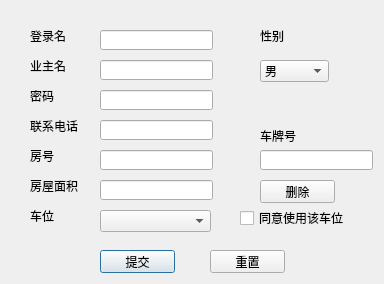
<?xml version="1.0" encoding="UTF-8"?>
<ui version="4.0">
 <class>AddOwnerDialog</class>
 <widget class="QDialog" name="AddOwnerDialog">
  <property name="geometry">
   <rect>
    <x>0</x>
    <y>0</y>
    <width>384</width>
    <height>284</height>
   </rect>
  </property>
  <property name="windowTitle">
   <string>业主登记</string>
  </property>
  <widget class="QLabel" name="txtOwUid">
   <property name="geometry">
    <rect>
     <x>30</x>
     <y>30</y>
     <width>54</width>
     <height>12</height>
    </rect>
   </property>
   <property name="text">
    <string>登录名</string>
   </property>
  </widget>
  <widget class="QLabel" name="txtOwName">
   <property name="geometry">
    <rect>
     <x>30</x>
     <y>60</y>
     <width>54</width>
     <height>12</height>
    </rect>
   </property>
   <property name="text">
    <string>业主名</string>
   </property>
  </widget>
  <widget class="QLabel" name="txtOwPassword">
   <property name="geometry">
    <rect>
     <x>30</x>
     <y>90</y>
     <width>54</width>
     <height>12</height>
    </rect>
   </property>
   <property name="text">
    <string>密码</string>
   </property>
  </widget>
  <widget class="QLabel" name="txtOwSex">
   <property name="geometry">
    <rect>
     <x>260</x>
     <y>30</y>
     <width>54</width>
     <height>12</height>
    </rect>
   </property>
   <property name="text">
    <string>性别</string>
   </property>
  </widget>
  <widget class="QLabel" name="txtOwHouseId">
   <property name="geometry">
    <rect>
     <x>30</x>
     <y>150</y>
     <width>54</width>
     <height>12</height>
    </rect>
   </property>
   <property name="text">
    <string>房号</string>
   </property>
  </widget>
  <widget class="QLabel" name="txtOwHouseArea">
   <property name="geometry">
    <rect>
     <x>30</x>
     <y>180</y>
     <width>54</width>
     <height>12</height>
    </rect>
   </property>
   <property name="text">
    <string>房屋面积</string>
   </property>
  </widget>
  <widget class="QLineEdit" name="edtOwUid">
   <property name="geometry">
    <rect>
     <x>100</x>
     <y>30</y>
     <width>113</width>
     <height>20</height>
    </rect>
   </property>
  </widget>
  <widget class="QLineEdit" name="edtOwName">
   <property name="geometry">
    <rect>
     <x>100</x>
     <y>60</y>
     <width>113</width>
     <height>20</height>
    </rect>
   </property>
  </widget>
  <widget class="QLineEdit" name="edtOwPassword">
   <property name="geometry">
    <rect>
     <x>100</x>
     <y>90</y>
     <width>113</width>
     <height>20</height>
    </rect>
   </property>
  </widget>
  <widget class="QLineEdit" name="edtOwHouseId">
   <property name="geometry">
    <rect>
     <x>100</x>
     <y>150</y>
     <width>113</width>
     <height>20</height>
    </rect>
   </property>
  </widget>
  <widget class="QLineEdit" name="edtOwHouseArea">
   <property name="geometry">
    <rect>
     <x>100</x>
     <y>180</y>
     <width>113</width>
     <height>20</height>
    </rect>
   </property>
  </widget>
  <widget class="QComboBox" name="boxOwSex">
   <property name="geometry">
    <rect>
     <x>260</x>
     <y>60</y>
     <width>69</width>
     <height>22</height>
    </rect>
   </property>
   <item>
    <property name="text">
     <string>男</string>
    </property>
   </item>
   <item>
    <property name="text">
     <string>女</string>
    </property>
   </item>
  </widget>
  <widget class="QPushButton" name="btnSubmit">
   <property name="geometry">
    <rect>
     <x>100</x>
     <y>250</y>
     <width>75</width>
     <height>23</height>
    </rect>
   </property>
   <property name="text">
    <string>提交</string>
   </property>
  </widget>
  <widget class="QPushButton" name="btnReset">
   <property name="geometry">
    <rect>
     <x>210</x>
     <y>250</y>
     <width>75</width>
     <height>23</height>
    </rect>
   </property>
   <property name="text">
    <string>重置</string>
   </property>
  </widget>
  <widget class="QPushButton" name="btnDelete">
   <property name="geometry">
    <rect>
     <x>260</x>
     <y>180</y>
     <width>75</width>
     <height>23</height>
    </rect>
   </property>
   <property name="text">
    <string>删除</string>
   </property>
  </widget>
  <widget class="QLabel" name="txtCar">
   <property name="geometry">
    <rect>
     <x>30</x>
     <y>210</y>
     <width>54</width>
     <height>12</height>
    </rect>
   </property>
   <property name="text">
    <string>车位</string>
   </property>
  </widget>
  <widget class="QCheckBox" name="checkCar">
   <property name="geometry">
    <rect>
     <x>240</x>
     <y>210</y>
     <width>111</width>
     <height>16</height>
    </rect>
   </property>
   <property name="text">
    <string>同意使用该车位</string>
   </property>
  </widget>
  <widget class="QComboBox" name="boxCar">
   <property name="geometry">
    <rect>
     <x>100</x>
     <y>210</y>
     <width>111</width>
     <height>22</height>
    </rect>
   </property>
  </widget>
  <widget class="QLabel" name="label">
   <property name="geometry">
    <rect>
     <x>260</x>
     <y>130</y>
     <width>54</width>
     <height>12</height>
    </rect>
   </property>
   <property name="text">
    <string>车牌号</string>
   </property>
  </widget>
  <widget class="QLineEdit" name="edtCarId">
   <property name="geometry">
    <rect>
     <x>260</x>
     <y>150</y>
     <width>113</width>
     <height>20</height>
    </rect>
   </property>
  </widget>
  <widget class="QLabel" name="txtTele">
   <property name="geometry">
    <rect>
     <x>30</x>
     <y>120</y>
     <width>54</width>
     <height>12</height>
    </rect>
   </property>
   <property name="text">
    <string>联系电话</string>
   </property>
  </widget>
  <widget class="QLineEdit" name="edtTele">
   <property name="geometry">
    <rect>
     <x>100</x>
     <y>120</y>
     <width>113</width>
     <height>20</height>
    </rect>
   </property>
  </widget>
 </widget>
 <tabstops>
  <tabstop>edtOwUid</tabstop>
  <tabstop>edtOwName</tabstop>
  <tabstop>edtOwPassword</tabstop>
  <tabstop>edtOwHouseId</tabstop>
  <tabstop>edtOwHouseArea</tabstop>
  <tabstop>boxOwSex</tabstop>
  <tabstop>btnSubmit</tabstop>
  <tabstop>btnReset</tabstop>
  <tabstop>btnDelete</tabstop>
 </tabstops>
 <resources/>
 <connections>
  <connection>
   <sender>btnSubmit</sender>
   <signal>clicked()</signal>
   <receiver>AddOwnerDialog</receiver>
   <slot>submit()</slot>
   <hints>
    <hint type="sourcelabel">
     <x>147</x>
     <y>201</y>
    </hint>
    <hint type="destinationlabel">
     <x>183</x>
     <y>114</y>
    </hint>
   </hints>
  </connection>
  <connection>
   <sender>btnReset</sender>
   <signal>clicked()</signal>
   <receiver>AddOwnerDialog</receiver>
   <slot>reset()</slot>
   <hints>
    <hint type="sourcelabel">
     <x>247</x>
     <y>201</y>
    </hint>
    <hint type="destinationlabel">
     <x>183</x>
     <y>114</y>
    </hint>
   </hints>
  </connection>
  <connection>
   <sender>btnDelete</sender>
   <signal>clicked()</signal>
   <receiver>AddOwnerDialog</receiver>
   <slot>owDelete()</slot>
   <hints>
    <hint type="sourcelabel">
     <x>297</x>
     <y>161</y>
    </hint>
    <hint type="destinationlabel">
     <x>183</x>
     <y>114</y>
    </hint>
   </hints>
  </connection>
 </connections>
 <slots>
  <slot>submit()</slot>
  <slot>reset()</slot>
  <slot>owDelete()</slot>
 </slots>
</ui>
